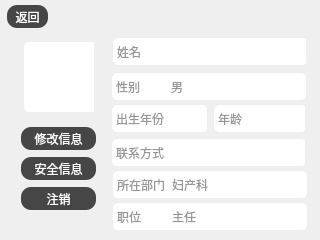
<?xml version="1.0" encoding="UTF-8"?>
<ui version="4.0">
 <class>SelfInfoView</class>
 <widget class="QWidget" name="SelfInfoView">
  <property name="geometry">
   <rect>
    <x>0</x>
    <y>0</y>
    <width>320</width>
    <height>240</height>
   </rect>
  </property>
  <property name="windowTitle">
   <string>Form</string>
  </property>
  <property name="styleSheet">
   <string notr="true">/*视图背景*/
LoginView{
background:qlineargradient(spread:pad, x1:0, y1:0, x2:1, y2:1, stop:0 rgb(0, 234, 147), stop:1 rgb(3, 255, 129));
}
DoctorMainView{
background:qlineargradient(spread:pad, x1:0, y1:0, x2:1, y2:1, stop:0 rgb(0, 234, 147), stop:1 rgb(3, 255, 129));
}
.Widget{
background:qlineargradient(spread:pad, x1:0, y1:0, x2:1, y2:1, stop:0 rgb(0, 234, 147), stop:1 rgb(3, 255, 129));
}
DoctorRegisterView{
background:qlineargradient(spread:pad, x1:0, y1:0, x2:1, y2:1, stop:0 rgb(0, 234, 147), stop:1 rgb(3, 255, 129));
}
TemperatureView{
background-color:rgb(2, 255, 226);
}
PatientRegisterView{
background:qlineargradient(spread:pad, x1:0, y1:0, x2:1, y2:1, stop:0 rgb(0, 234, 147), stop:1 rgb(3, 255, 129));
}

/*按钮*/

QPushButton{
background-color:rgb(70, 70, 70);
border-radius: 10px;
color: white;
}
QPushButton:pressed{
background-color:rgba(70, 70, 70,170);
border-radius: 10px;
color: white;
}
QPushButton:disabled{
background-color:rgb(170, 170, 170);
border-radius: 10px;
color: white;
}
DoctorMainView  QPushButton{
        border:1px solid rgba(0,0,0,0);
        background:rgba(0,0,0,0);
}
QPushButton#confirm{
background-color:rgb(255, 92, 95);
border-radius: 10px;
color: white;
}
QPushButton#cancel{
background-color:rgb(85, 170, 255);
border-radius: 10px;
color: white;
}
QPushButton#confirm:pressed{
background-color:rgba(255, 92, 95,170);
border-radius: 10px;
color: white;
}
QPushButton#confirm:disabled{
background-color:rgb(170, 170, 170);
border-radius: 10px;
color: white;
}
QPushButton#cancel:pressed{
background-color:rgba(85, 170, 255,170);
border-radius: 10px;
color: white;
}
QPushButton#cancel:disabled{
background-color:rgb(170, 170, 170);
border-radius: 10px;
color: white;
}


/*label*/
DoctorMainView  QLabel{
    background-color:rgba(255,255,255,0);
    border:1px solid rgba(255,255,255,0);
    color :rgb(150, 150, 150);
    min-height:5px;
}
QLabel#time{
    background-color:rgba(140,140,140,180);
    border:1px solid rgba(140,140,140,180);
    borderradius: 5px;
    color :rgb(255,255,255);
    min-height:20x;
}
QLabel#pageGround{
    background-color:rgba(255,255,255,180);
    border:none;
    borderradius: 5px;
}

QLabel{
background-color:rgba(255,255,255,255);
border:1px solid rgba(255,255,255,255);
border-top-left-radius: 5px;
border-bottom-left-radius: 5px;
color :rgb(150, 150, 150);
min-height:25px;
}

/*输入框 */
QLineEdit{
border:1px solid white;
border-top-right-radius: 3px;
border-bottom-right-radius: 3px;
min-height:25px;
color :rgb(120, 120, 120);
}


QComboBox{
background-color:white;
border-top-right-radius: 5px;
border-bottom-right-radius: 5px;
min-height:27px;
color :rgb(150, 150, 150);
}
QComboBox:drop-down{
border-radius:3px;
}
QComboBox::down-arrow{
background-image:url(:/resource/drop-arrow.png);
min-width:28px;
min-height:20px;
}
QDateEdit{
background-color:white;
border-top-right-radius: 5px;
border-bottom-right-radius: 5px;
min-height:27px;
color :rgb(150, 150, 150);
}



</string>
  </property>
  <widget class="QPushButton" name="logoutButton">
   <property name="geometry">
    <rect>
     <x>21</x>
     <y>187</y>
     <width>75</width>
     <height>23</height>
    </rect>
   </property>
   <property name="text">
    <string>注销</string>
   </property>
  </widget>
  <widget class="QLabel" name="picture">
   <property name="geometry">
    <rect>
     <x>24</x>
     <y>42</y>
     <width>70</width>
     <height>70</height>
    </rect>
   </property>
   <property name="text">
    <string/>
   </property>
   <property name="textFormat">
    <enum>Qt::AutoText</enum>
   </property>
   <property name="pixmap">
    <pixmap resource="resource.qrc">:/resource/picture.png</pixmap>
   </property>
   <property name="scaledContents">
    <bool>true</bool>
   </property>
   <property name="alignment">
    <set>Qt::AlignCenter</set>
   </property>
  </widget>
  <widget class="QPushButton" name="editInfoButton">
   <property name="geometry">
    <rect>
     <x>21</x>
     <y>127</y>
     <width>75</width>
     <height>23</height>
    </rect>
   </property>
   <property name="text">
    <string>修改信息</string>
   </property>
  </widget>
  <widget class="QPushButton" name="securityButton">
   <property name="geometry">
    <rect>
     <x>21</x>
     <y>157</y>
     <width>75</width>
     <height>23</height>
    </rect>
   </property>
   <property name="text">
    <string>安全信息</string>
   </property>
  </widget>
  <widget class="QStackedWidget" name="stackedWidget">
   <property name="geometry">
    <rect>
     <x>103</x>
     <y>20</y>
     <width>221</width>
     <height>211</height>
    </rect>
   </property>
   <property name="currentIndex">
    <number>0</number>
   </property>
   <widget class="QWidget" name="page">
    <widget class="QLineEdit" name="tel">
     <property name="enabled">
      <bool>true</bool>
     </property>
     <property name="geometry">
      <rect>
       <x>62</x>
       <y>119</y>
       <width>140</width>
       <height>27</height>
      </rect>
     </property>
     <property name="text">
      <string/>
     </property>
    </widget>
    <widget class="QLabel" name="departmentLabel">
     <property name="geometry">
      <rect>
       <x>10</x>
       <y>151</y>
       <width>54</width>
       <height>27</height>
      </rect>
     </property>
     <property name="text">
      <string>所在部门</string>
     </property>
    </widget>
    <widget class="QLabel" name="label_6">
     <property name="geometry">
      <rect>
       <x>9</x>
       <y>85</y>
       <width>54</width>
       <height>27</height>
      </rect>
     </property>
     <property name="text">
      <string>出生年份</string>
     </property>
    </widget>
    <widget class="QLineEdit" name="name">
     <property name="enabled">
      <bool>true</bool>
     </property>
     <property name="geometry">
      <rect>
       <x>63</x>
       <y>18</y>
       <width>140</width>
       <height>27</height>
      </rect>
     </property>
    </widget>
    <widget class="QLabel" name="label_2">
     <property name="geometry">
      <rect>
       <x>10</x>
       <y>18</y>
       <width>54</width>
       <height>27</height>
      </rect>
     </property>
     <property name="text">
      <string>姓名</string>
     </property>
    </widget>
    <widget class="QLabel" name="label_8">
     <property name="geometry">
      <rect>
       <x>111</x>
       <y>85</y>
       <width>41</width>
       <height>27</height>
      </rect>
     </property>
     <property name="text">
      <string>年龄</string>
     </property>
    </widget>
    <widget class="QLineEdit" name="age">
     <property name="enabled">
      <bool>true</bool>
     </property>
     <property name="geometry">
      <rect>
       <x>151</x>
       <y>85</y>
       <width>51</width>
       <height>27</height>
      </rect>
     </property>
    </widget>
    <widget class="QLabel" name="label_7">
     <property name="geometry">
      <rect>
       <x>9</x>
       <y>119</y>
       <width>54</width>
       <height>27</height>
      </rect>
     </property>
     <property name="text">
      <string>联系方式</string>
     </property>
    </widget>
    <widget class="QLabel" name="positionLabel">
     <property name="geometry">
      <rect>
       <x>10</x>
       <y>183</y>
       <width>54</width>
       <height>27</height>
      </rect>
     </property>
     <property name="text">
      <string>职位</string>
     </property>
    </widget>
    <widget class="QLabel" name="label_3">
     <property name="geometry">
      <rect>
       <x>9</x>
       <y>53</y>
       <width>54</width>
       <height>27</height>
      </rect>
     </property>
     <property name="text">
      <string>性别</string>
     </property>
    </widget>
    <widget class="QLineEdit" name="bornYear">
     <property name="enabled">
      <bool>true</bool>
     </property>
     <property name="geometry">
      <rect>
       <x>63</x>
       <y>85</y>
       <width>41</width>
       <height>27</height>
      </rect>
     </property>
    </widget>
    <widget class="QComboBox" name="sex">
     <property name="geometry">
      <rect>
       <x>63</x>
       <y>53</y>
       <width>140</width>
       <height>27</height>
      </rect>
     </property>
     <item>
      <property name="text">
       <string>男</string>
      </property>
     </item>
     <item>
      <property name="text">
       <string>女</string>
      </property>
     </item>
    </widget>
    <widget class="QComboBox" name="department">
     <property name="geometry">
      <rect>
       <x>64</x>
       <y>151</y>
       <width>140</width>
       <height>27</height>
      </rect>
     </property>
     <item>
      <property name="text">
       <string>妇产科</string>
      </property>
     </item>
     <item>
      <property name="text">
       <string>儿科</string>
      </property>
     </item>
     <item>
      <property name="text">
       <string>内科</string>
      </property>
     </item>
     <item>
      <property name="text">
       <string>外科</string>
      </property>
     </item>
     <item>
      <property name="text">
       <string>神经科</string>
      </property>
     </item>
     <item>
      <property name="text">
       <string>皮肤性病科</string>
      </property>
     </item>
    </widget>
    <widget class="QComboBox" name="position">
     <property name="geometry">
      <rect>
       <x>64</x>
       <y>183</y>
       <width>140</width>
       <height>27</height>
      </rect>
     </property>
     <item>
      <property name="text">
       <string>主任</string>
      </property>
     </item>
     <item>
      <property name="text">
       <string>副主任</string>
      </property>
     </item>
     <item>
      <property name="text">
       <string>主治医师</string>
      </property>
     </item>
     <item>
      <property name="text">
       <string>医师</string>
      </property>
     </item>
     <item>
      <property name="text">
       <string>助理医师</string>
      </property>
     </item>
     <item>
      <property name="text">
       <string>实习生</string>
      </property>
     </item>
    </widget>
   </widget>
   <widget class="QWidget" name="page_2">
    <widget class="QLineEdit" name="tel_2">
     <property name="enabled">
      <bool>true</bool>
     </property>
     <property name="geometry">
      <rect>
       <x>66</x>
       <y>153</y>
       <width>140</width>
       <height>27</height>
      </rect>
     </property>
     <property name="text">
      <string/>
     </property>
    </widget>
    <widget class="QLabel" name="label_9">
     <property name="geometry">
      <rect>
       <x>13</x>
       <y>117</y>
       <width>54</width>
       <height>27</height>
      </rect>
     </property>
     <property name="text">
      <string>出生年份</string>
     </property>
    </widget>
    <widget class="QLineEdit" name="name_2">
     <property name="enabled">
      <bool>true</bool>
     </property>
     <property name="geometry">
      <rect>
       <x>69</x>
       <y>44</y>
       <width>140</width>
       <height>27</height>
      </rect>
     </property>
    </widget>
    <widget class="QLabel" name="label_4">
     <property name="geometry">
      <rect>
       <x>15</x>
       <y>44</y>
       <width>54</width>
       <height>27</height>
      </rect>
     </property>
     <property name="text">
      <string>姓名</string>
     </property>
    </widget>
    <widget class="QLabel" name="label_10">
     <property name="geometry">
      <rect>
       <x>127</x>
       <y>117</y>
       <width>41</width>
       <height>27</height>
      </rect>
     </property>
     <property name="text">
      <string>年龄</string>
     </property>
    </widget>
    <widget class="QLineEdit" name="age_2">
     <property name="enabled">
      <bool>true</bool>
     </property>
     <property name="geometry">
      <rect>
       <x>157</x>
       <y>117</y>
       <width>51</width>
       <height>27</height>
      </rect>
     </property>
    </widget>
    <widget class="QLabel" name="label_11">
     <property name="geometry">
      <rect>
       <x>13</x>
       <y>153</y>
       <width>54</width>
       <height>27</height>
      </rect>
     </property>
     <property name="text">
      <string>联系方式</string>
     </property>
    </widget>
    <widget class="QLabel" name="label_5">
     <property name="geometry">
      <rect>
       <x>16</x>
       <y>80</y>
       <width>54</width>
       <height>27</height>
      </rect>
     </property>
     <property name="text">
      <string>性别</string>
     </property>
    </widget>
    <widget class="QLineEdit" name="bornYear_2">
     <property name="enabled">
      <bool>true</bool>
     </property>
     <property name="geometry">
      <rect>
       <x>67</x>
       <y>117</y>
       <width>51</width>
       <height>27</height>
      </rect>
     </property>
    </widget>
    <widget class="QComboBox" name="sex_2">
     <property name="geometry">
      <rect>
       <x>70</x>
       <y>80</y>
       <width>140</width>
       <height>27</height>
      </rect>
     </property>
     <item>
      <property name="text">
       <string>男</string>
      </property>
     </item>
     <item>
      <property name="text">
       <string>女</string>
      </property>
     </item>
    </widget>
   </widget>
  </widget>
  <widget class="QPushButton" name="backButton">
   <property name="geometry">
    <rect>
     <x>7</x>
     <y>5</y>
     <width>41</width>
     <height>23</height>
    </rect>
   </property>
   <property name="text">
    <string>返回</string>
   </property>
  </widget>
 </widget>
 <tabstops>
  <tabstop>editInfoButton</tabstop>
  <tabstop>securityButton</tabstop>
  <tabstop>logoutButton</tabstop>
 </tabstops>
 <resources>
  <include location="resource.qrc"/>
 </resources>
 <connections/>
</ui>
